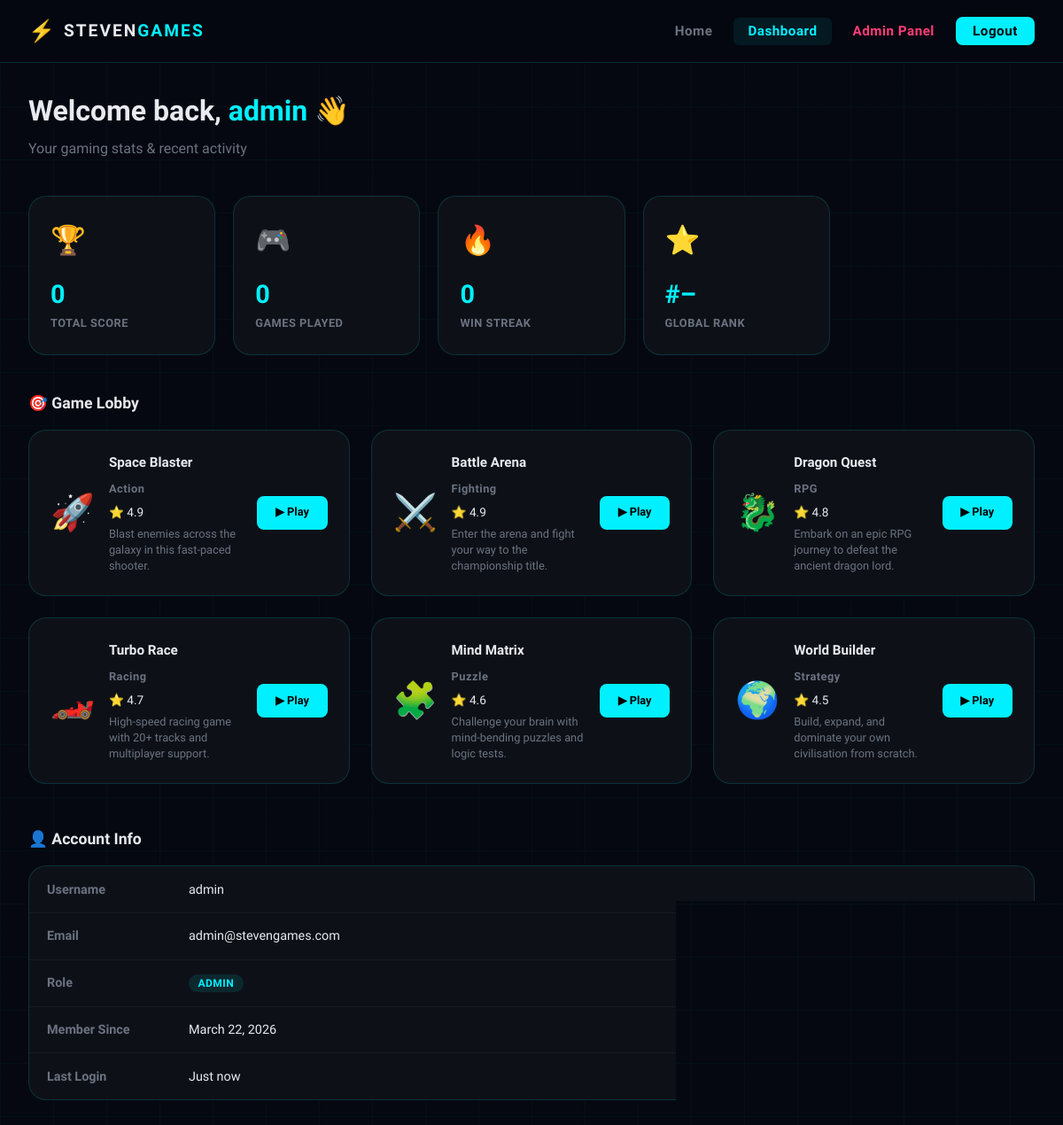
/dashboard.php (signed in), run on the app's committed database.
### tables this page shows
CREATE TABLE `users` (
  `id` int(11) NOT NULL AUTO_INCREMENT,
  `username` varchar(50) NOT NULL,
  `email` varchar(100) NOT NULL,
  `password` varchar(255) NOT NULL,
  `role` enum('user','admin') NOT NULL DEFAULT 'user',
  `status` enum('active','banned') NOT NULL DEFAULT 'active',
  `score` int(11) NOT NULL DEFAULT 0,
  `games_played` int(11) NOT NULL DEFAULT 0,
  `win_streak` int(11) NOT NULL DEFAULT 0,
  `last_login` datetime DEFAULT NULL,
  `created_at` datetime NOT NULL DEFAULT current_timestamp(),
  PRIMARY KEY (`id`),
  UNIQUE KEY `username` (`username`),
  UNIQUE KEY `email` (`email`)
);

CREATE TABLE `games` (
  `id` int(11) NOT NULL AUTO_INCREMENT,
  `title` varchar(100) NOT NULL,
  `genre` varchar(50) NOT NULL,
  `icon` varchar(10) NOT NULL DEFAULT '🎮',
  `description` text DEFAULT NULL,
  `rating` decimal(3,1) NOT NULL DEFAULT 0.0,
  `plays` int(11) NOT NULL DEFAULT 0,
  `status` enum('active','inactive') NOT NULL DEFAULT 'active',
  `created_at` datetime NOT NULL DEFAULT current_timestamp(),
  PRIMARY KEY (`id`)
);

### dashboard.php (the view, shortened to what this page needs)
<?php
$db       = getDB();
$username = $_SESSION['username'];
$uid      = $_SESSION['user_id'];
$stmt = $db->prepare("SELECT * FROM users WHERE id = ?");
$stmt->bind_param("i", $uid);
$stmt->execute();
$user_row = $stmt->get_result()->fetch_assoc();
$games_result = $db->query("SELECT * FROM games WHERE status = 'active' ORDER BY rating DESC");
?>
<!DOCTYPE html>
<html lang="en">
<head>
  <link rel="stylesheet" href="css/style.css">
</head>
<body>
<div class="particles" id="particles"></div>
<nav class="navbar">
  <div class="nav-inner">
    <a href="index.php" class="logo">
      <span class="logo-icon">⚡</span>
      <span class="logo-text">STEVEN<span class="logo-accent">GAMES</span></span>
    </a>
    <ul class="nav-links">
      <li><a href="index.php">Home</a></li>
      <li><a href="dashboard.php" class="active">Dashboard</a></li>
      <?php if ($_SESSION['role'] === 'admin'): ?>
        <li><a href="admin/index.php" style="color:var(--accent2)">Admin Panel</a></li>
      <?php endif; ?>
      <li><a href="logout.php" class="btn-nav">Logout</a></li>
    </ul>
  </div>
</nav>
<div class="dashboard">
  <div class="dash-header">
    <h1>Welcome back, <span><?= htmlspecialchars($username) ?></span> 👋</h1>
    <p>Your gaming stats &amp; recent activity</p>
  </div>
  <div class="dash-stats">
    <div class="dash-stat">
      <div class="icon">🏆</div>
      <div class="value"><?= number_format($user_row['score']) ?></div>
      <div class="label">Total Score</div>
    </div>
    <div class="dash-stat">
      <div class="icon">🎮</div>
      <div class="value"><?= $user_row['games_played'] ?></div>
      <div class="label">Games Played</div>
    </div>
    <div class="dash-stat">
      <div class="icon">🔥</div>
      <div class="value"><?= $user_row['win_streak'] ?></div>
      <div class="label">Win Streak</div>
    </div>
    <div class="dash-stat">
      <div class="icon">⭐</div>
      <div class="value">#–</div>
      <div class="label">Global Rank</div>
    </div>
  </div>
  <div class="section-title">🎯 Game Lobby</div>
  <div class="games-grid" style="margin-bottom:3rem">
    <?php if ($games_result && $games_result->num_rows > 0): ?>
      <?php while ($game = $games_result->fetch_assoc()):
        $slug = strtolower(str_replace(' ', '-', $game['title']));
      ?>
      <div class="game-card">
        <div class="game-icon"><?= htmlspecialchars($game['icon']) ?></div>
        <div class="game-info">
          <h3><?= htmlspecialchars($game['title']) ?></h3>
          <span class="game-genre"><?= htmlspecialchars($game['genre']) ?></span>
          <div class="game-rating">⭐ <?= htmlspecialchars($game['rating']) ?></div>
          <p style="font-size:.8rem;color:var(--text-muted);margin-top:.3rem;line-height:1.4">
            <?= htmlspecialchars($game['description']) ?>
          </p>
        </div>
        <a href="play.php?game=<?= urlencode($slug) ?>" class="play-link">▶ Play</a>
      </div>
      <?php endwhile; ?>
    <?php endif; ?>
  </div>
  <div class="section-title">👤 Account Info</div>
  <div class="data-table">
    <table>
      <tr><td style="color:var(--text-muted);font-weight:600;width:160px">Username</td><td><?= htmlspecialchars($user_row['username']) ?></td></tr>
      <tr><td style="color:var(--text-muted);font-weight:600">Email</td>   <td><?= htmlspecialchars($user_row['email']) ?></td></tr>
      <tr><td style="color:var(--text-muted);font-weight:600">Role</td>    <td><span class="status-badge status-active"><?= strtoupper($user_row['role']) ?></span></td></tr>
      <tr><td style="color:var(--text-muted);font-weight:600">Member Since</td><td><?= date('F j, Y', strtotime($user_row['created_at'])) ?></td></tr>
      <tr><td style="color:var(--text-muted);font-weight:600">Last Login</td><td><?= $user_row['last_login'] ? date('M j, Y H:i', strtotime($user_row['last_login'])) : 'Just now' ?></td></tr>
    </table>
  </div>
</div>
</body>
</html>

### dashboard.php (style rules this page uses)
.play-link { display:inline-block;padding:.55rem 1.3rem; background:var(--accent);color:#000;border-radius:8px; font-weight:700;font-family:var(--font-display);font-size:.8rem; text-decoration:none;transition:box-shadow .2s; }

### data on the page
users: score "0", games_played "0", win_streak "0", username "admin", email "admin@stevengames.com", role "ADMIN", created_at "March 22, 2026"
games: icon "🚀", title "Space Blaster", genre "Action", rating "4.9", description "Blast enemies across the galaxy in this fast-paced shooter."
games: icon "⚔️", title "Battle Arena", genre "Fighting", rating "4.9", description "Enter the arena and fight your way to the championship title."
games: icon "🐉", title "Dragon Quest", genre "RPG", rating "4.8", description "Embark on an epic RPG journey to defeat the ancient dragon lord."
games: icon "🏎️", title "Turbo Race", genre "Racing", rating "4.7", description "High-speed racing game with 20+ tracks and multiplayer support."
games: icon "🧩", title "Mind Matrix", genre "Puzzle", rating "4.6", description "Challenge your brain with mind-bending puzzles and logic tests."
games: icon "🌍", title "World Builder", genre "Strategy", rating "4.5", description "Build, expand, and dominate your own civilisation from scratch."

### other printed values
$username "admin"
